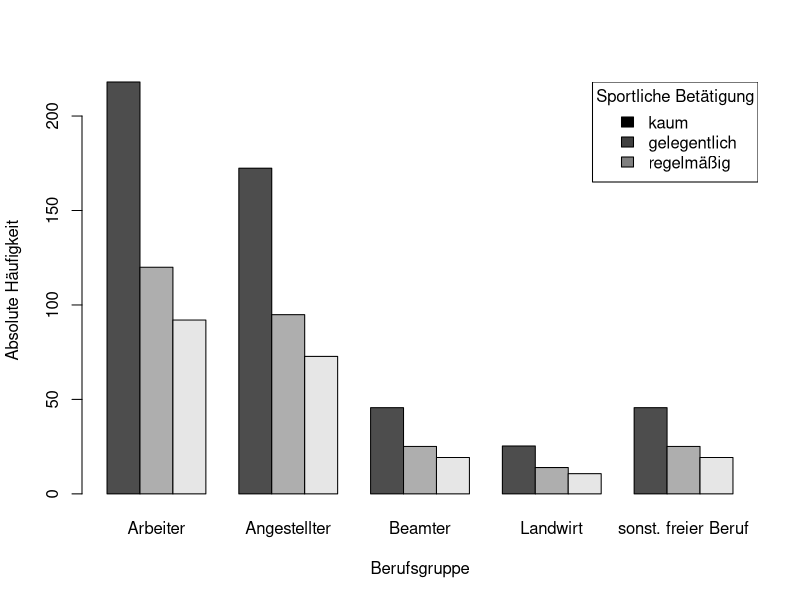
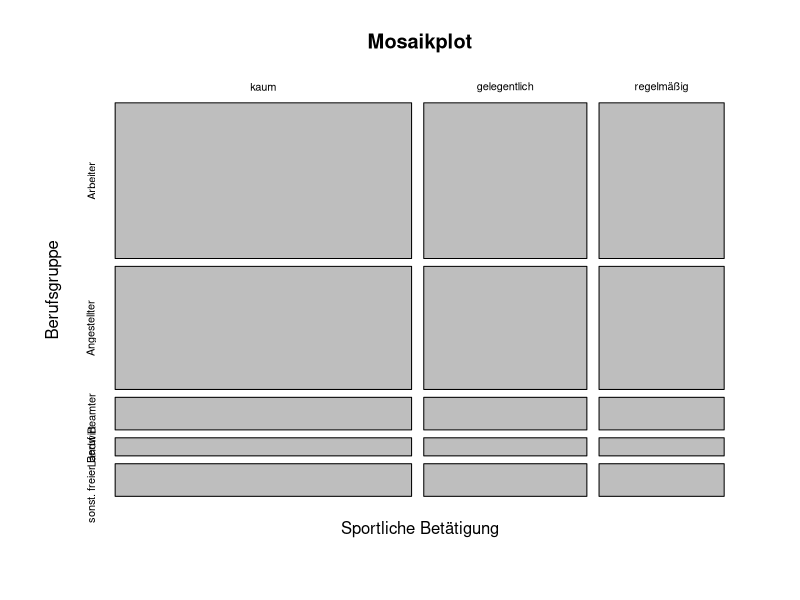

Write the R code that produced these figures, in order.
tab <- matrix(c(240,160,30,37,40,120,90,30,7,32,70,90,30,6,18), ncol=3)
tab <- outer(rowSums(tab), colSums(tab))/sum(tab)

rownames(tab) <- c("Arbeiter", "Angestellter", "Beamter", "Landwirt", "sonst. freier Beruf")
colnames(tab) <- c("kaum", "gelegentlich", "regelmäßig")
dfreq <- as.data.frame(as.table(tab))

pdf("pic_independent1.pdf")
col <- gray((0:3)/4)
bp <- barplot(t(tab),  beside=TRUE, xlab="Berufsgruppe", ylab="Absolute Häufigkeit")
legend("topright", legend=colnames(tab), fill=col, title="Sportliche Betätigung")
dev.off()

pdf("pic_independent2.pdf")
plot(as.table(t(tab)), main="Mosaikplot", ylab="Berufsgruppe",  xlab = "Sportliche Betätigung")
dev.off()

